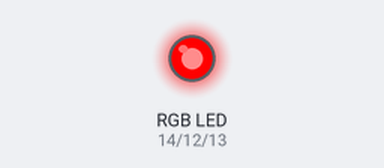
A sketch run on a simulated Arduino Uno, built with avr-gcc and run on an emulated ATmega328P. Shown: an RGB LED mixed from three pins (HIGH = lit).

Above: at 0.5 s.
At 3.1 s:
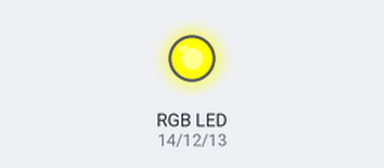
At 6.4 s:
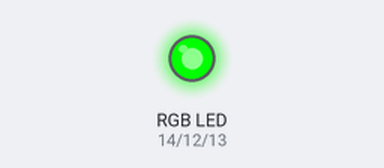
At 9.6 s:
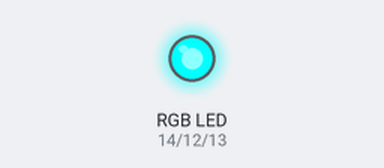
At 12.8 s:
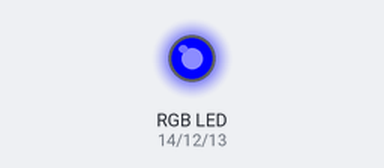
At 16.0 s:
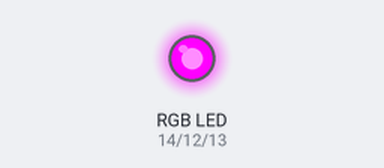
Timing chart, 0 to 22.2 s (numbered marks = the images above):
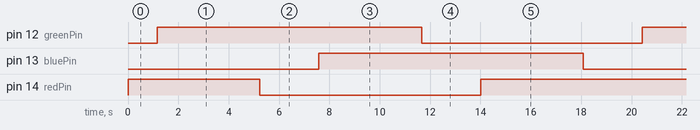

The sketch:

cycle.ino
```cpp
const int redPin = 14;
const int greenPin = 12;
const int bluePin = 13;

const int max_red = 2550;
const int max_green = 700; //90;
const int max_blue = 1000; //100;

void setup() {
  // Start off with the LED off.
  setColourRgb(0,0,0);
}

void loop() {
  unsigned int rgbColour[3];

  // Start off with red.
  rgbColour[0] = 255;
  rgbColour[1] = 0;
  rgbColour[2] = 0;

  // Choose the colours to increment and decrement.
  for (int decColour = 0; decColour < 3; decColour += 1) {
    int incColour = decColour == 2 ? 0 : decColour + 1;

    // cross-fade the two colours.
    for(int i = 0; i < 255; i += 1) {
      rgbColour[decColour] -= 1;
      rgbColour[incColour] += 1;

      setColourRgb(rgbColour[0], rgbColour[1], rgbColour[2]);
      delay(25);
    }
  }
}

void setColourRgb(unsigned int red, unsigned int green, unsigned int blue) {
  analogWrite(redPin, map(red, 0, 255, 0, max_green));
  analogWrite(greenPin, map(green, 0, 255, 0, max_green));
  analogWrite(bluePin, map(blue, 0, 255, 0, max_green));
 }
```

Measured:
- by itself, pin 12 (greenPin), pin 13 (bluePin): alternates HIGH for 10.5 s and LOW for 8.8 s
- by itself, pin 14 (redPin): goes HIGH 5.2 s, LOW 8.8 s, HIGH 10.5 s, LOW 8.8 s, then HIGH
- by itself, everything shown: repeats every 19.3 s, in 6 steps
